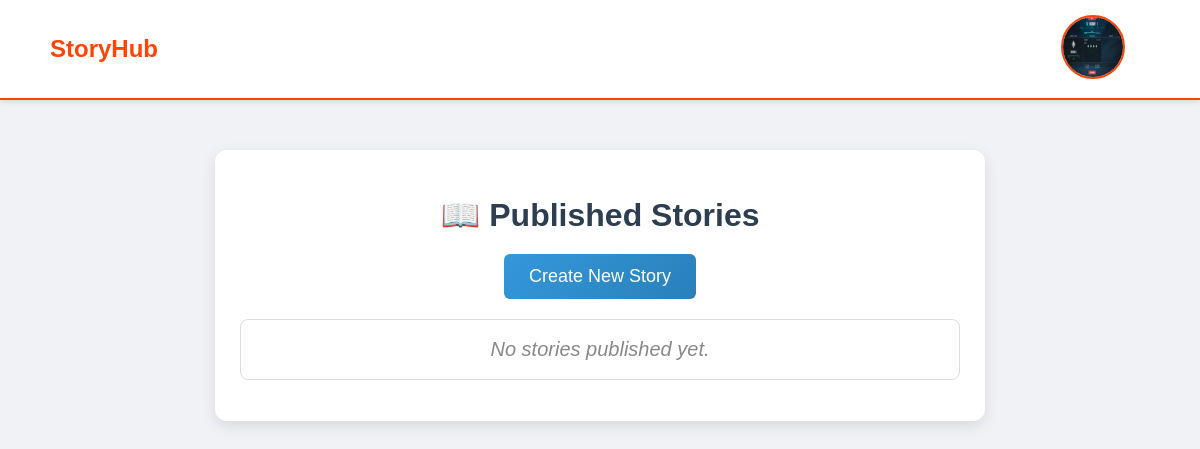
/story_list/ (signed in), run on an earlier commit of the app's database.
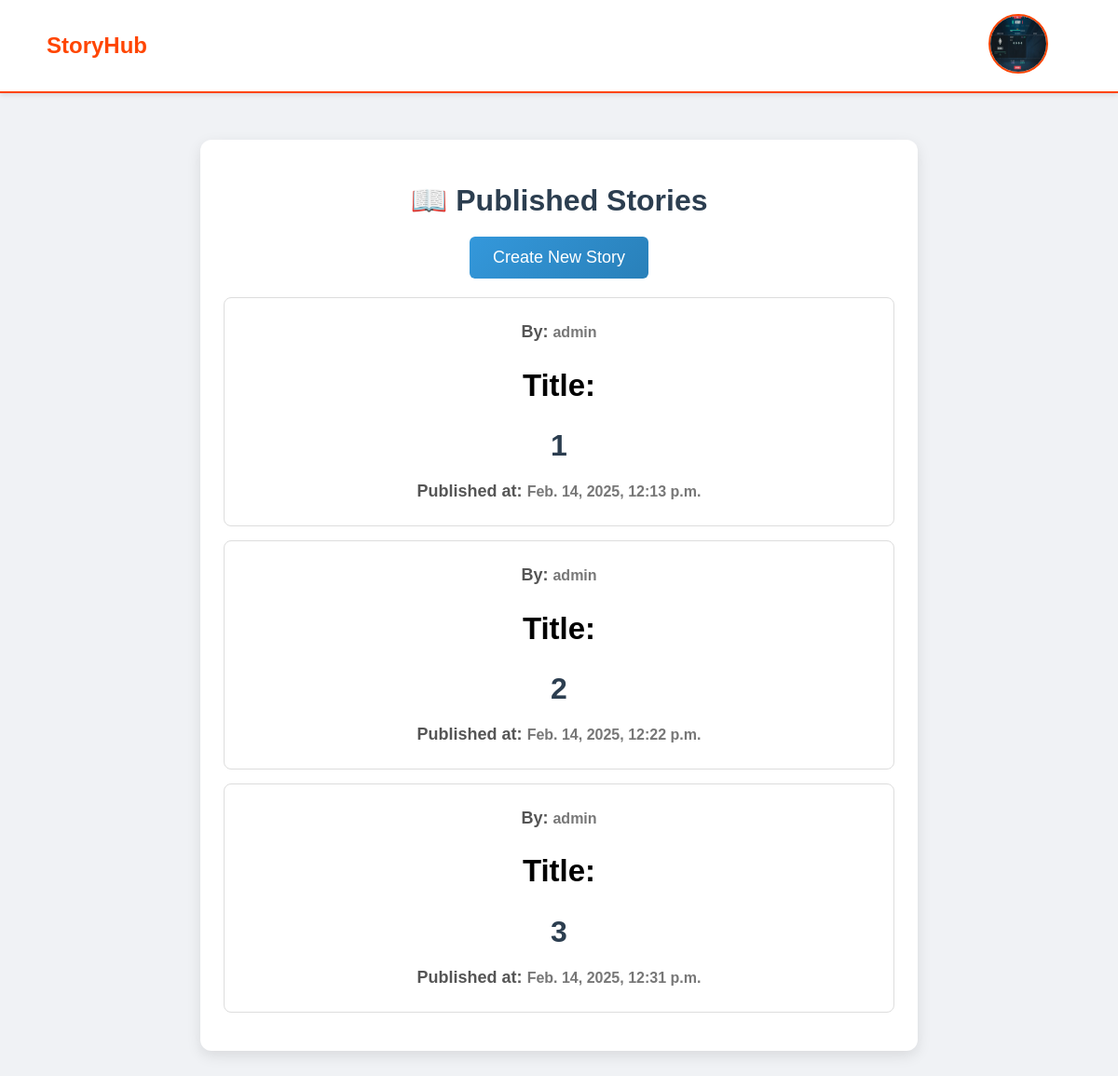
And on a later commit of the database.
### stories/models.py (models this page shows, shortened)
class Story(models.Model):
    title = models.CharField(max_length=255)
    author = models.ForeignKey(User, on_delete=models.CASCADE)
    content = models.TextField()
    created_at = models.DateTimeField(auto_now_add=True)
    updated_at = models.DateTimeField(auto_now=True)
    is_published = models.BooleanField(default=True)
    cover_image = models.ImageField(upload_to='story_covers/', blank=True, null=True)
    genres = models.ManyToManyField(Genre, related_name="stories")  # Many-to-Many Relationship

### stories/views.py (the view)
# urls.py: path('', stories_views.story_list, name='story_list'),  # Home page showing story list
@login_required
def story_list(request):
    stories = Story.objects.filter(is_published=True)
    return render(request, 'stories/story_list.html', {'stories': stories})

### stories/templates/stories/story_list.html (shortened to what this page needs)
<!DOCTYPE html>
<html lang="en">
  <head>
    {% load static %}
    <link rel="stylesheet" href="{% static 'stories/story_list.css' %}" />
  </head>
  <body>
    {% include 'tools/navbar.html' %}
    <div class="container">
      <h1>📖 Published Stories</h1>
      {% if user.is_authenticated %}
        <div class="create-story">
          <a href="{% url 'create_story' %}"><button>Create New Story</button></a>
        </div>
        <div class="story-list">
          <ul>
            {% for story in stories %}
              <li>
                <a href="{% url 'story_detail' story.pk %}" class="story-link">
                  <div class="story-header">
                    <p>
                      <strong>By:</strong> <span class="author">{{ story.author }}</span>
                    </p>
                  </div>
                  <div class="story-content">
                    <p>
                      <h2>Title:</h2>
                    </p>
                    <h1 class="story-title">{{ story.title }}</h1>
                    <p>
                      <strong>Published at:</strong> <span class="publish-date">{{ story.created_at }}</span>
                    </p>
                  </div>
                </a>
              </li>
            {% empty %}
              <li class="empty-message">No stories published yet.</li>
            {% endfor %}
          </ul>
        </div>
      {% else %}
        <div class="login-section">
          <p>You are not logged in.</p>
          <a href="{% url 'login' %}"><button>Login</button></a>
        </div>
      {% endif %}
    </div>
  </body>
</html>

What changed in the data, as far as the page shows it:
added Story: author "admin", title "1", created_at "Feb. 14, 2025, 12:13 p.m."
added Story: author "admin", title "2", created_at "Feb. 14, 2025, 12:22 p.m."
added Story: author "admin", title "3", created_at "Feb. 14, 2025, 12:31 p.m."
Also different on the page:
text no longer shown: "No stories published yet."
